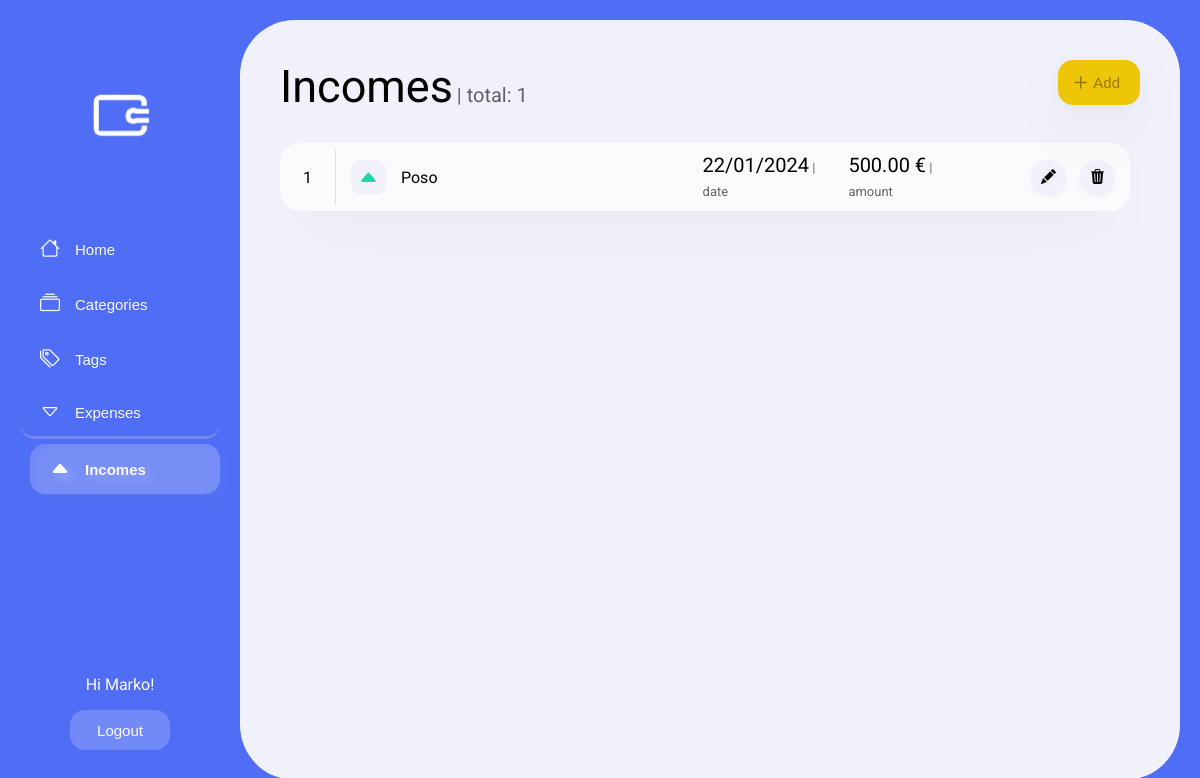
The page /incomes/ (signed in) on the database as committed earlier.
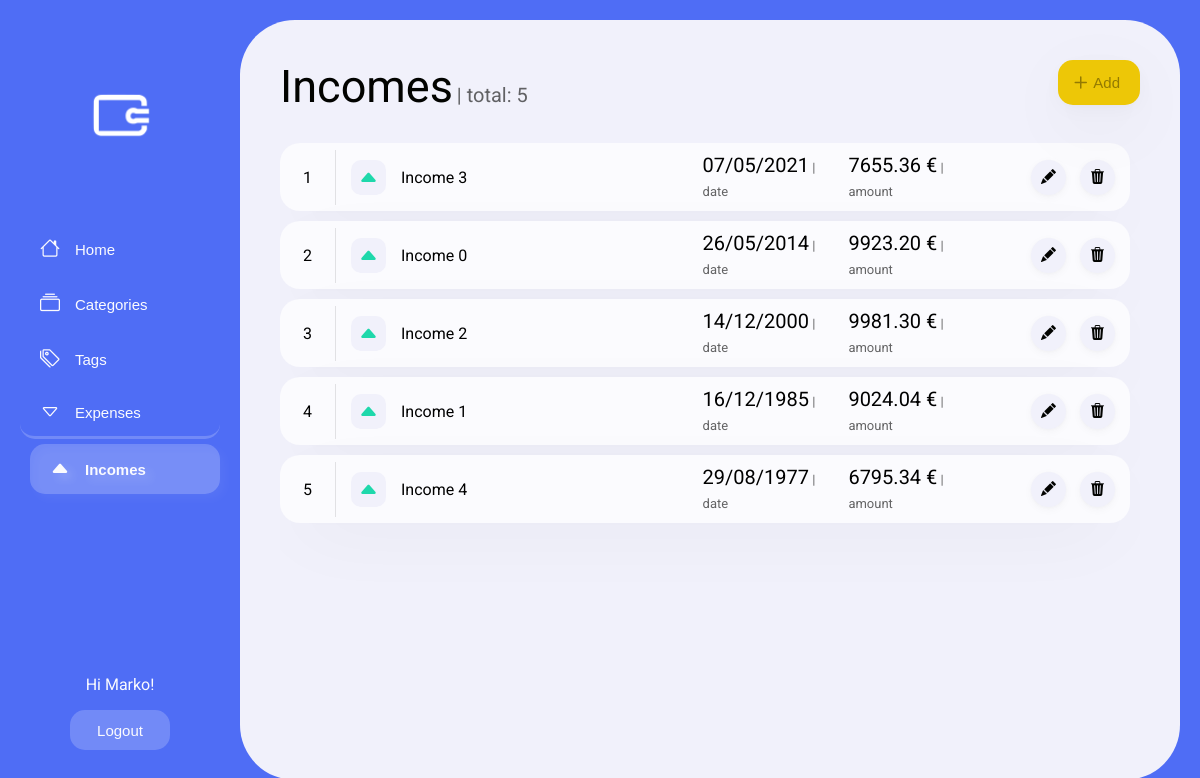
The same page on the database as committed later.
### myapp/models.py (models this page shows, shortened)
class Income(models.Model):
    user = models.ForeignKey(User, on_delete=models.CASCADE)
    source = models.CharField(max_length=100)  # For example, salary, rental income, etc.
    amount = models.DecimalField(max_digits=10, decimal_places=2)
    date = models.DateTimeField()

### myapp/views.py (the view)
# urls.py: path('incomes/', IncomeListView.as_view(), name='incomes'),
class IncomeListView(ListView):
  model = Income
  template_name = 'income_list.html'
  context_object_name = 'incomes'
  def get_queryset(self):
     if self.request.user.is_authenticated:
        return Income.objects.filter(user=self.request.user).order_by('-date')
     else:
        return Income.objects.none()
  def get_context_data(self, **kwargs):
     context = super().get_context_data(**kwargs)
     context['form'] = IncomeForm()
     return context

### myapp/templates/income_list.html (shortened to what this page needs)
{% extends "base.html" %}
{% load static %}
{% block content %}
<head>
    <link rel="stylesheet" type="text/css" href="{% static 'home.css' %}">
</head>
<body>
    <div class='container'>
        <div class='sidebar'>
            <img class='icon' src="{% static 'icon.png' %}">
            <button onclick="location.href='{% url 'home' %}'"><i class="bi bi-house"></i>Home</button>
            <button onclick="location.href='{% url 'categories' %}'"><i class="bi bi-collection"></i>Categories</button>
            <button onclick="location.href='{% url 'tags' %}'"><i class="bi bi-tags"></i>Tags</button>
            <button onclick="location.href='{% url 'expenses' %}'"><i class="bi bi-caret-down"></i>Expenses</button>
            <button onclick="location.href='{% url 'incomes' %}'" class='active'><i class="bi bi-caret-up-fill"></i>Incomes</button>
            <div class='user'>
                {% if user.is_authenticated %}
                <p>Hi {{ user.username|capfirst }}!</p>
                <button onclick="location.href='{% url 'logout' %}'">Logout</button>
                {% else %}
                <p>You are not logged in. </p>
                <button onclick="location.href='{% url 'login' %}'">Log In</button>
                {% endif %}
            </div>
        </div>
        <div class='dashboard'>
            <div>
                <span class='title'>Incomes</span>
                <span class='subtitle'> | total: {{ incomes|length }}</span>
                {% if user.is_authenticated %}
                <button class='add_new_button' onclick="AddNewClick()">
                    <i class="bi bi-plus"></i>
                    <span>Add</span>
                </button>
                {% endif %}
            </div>
            <div class='item_container'>
                {% for i in incomes %}
                <div class='item'
                    data-id='{{ i.id }}'
                    data-source='{{ i.source }}'
                    data-date='{{ i.date }}'
                    data-amount='{{ i.amount }}'>
                    <span class='item_index'>{{ forloop.counter }}</span>
                    <i class="bi bi-caret-up-fill item_icon" style='background-color: var(--white-gray); color: var(--green);'></i>
                    <div>
                        <span class='item_title'>{{ i.source|capfirst }}</span><br>
                    </div>
                    <span class='item_count'>{{ i.date|date:"d/m/Y" }}<span> | date</span></span>
                    <span class='item_sum'>{{ i.amount }} €<span> | amount</span></span>
                    <div style='justify-self: right;'>
                        <button class='item_edit' onclick='EditClick(this)' style='margin: 10px 10px 10px 0;'>
                            <i class="bi bi-pencil-fill"></i>
                        </button>
                        <button class='item_delete' onclick='DeleteClick(this)'>
                          <i class="bi bi-trash3-fill"></i>
                        </button>
                    </div>
                </div>
                {% endfor %}
            </div>
        </div>
    </div>
</body>
{% endblock %}

Rows that differ between the two databases and show on the page:
removed Income: source "Poso", date "22/01/2024", amount "500.00"
added Income: source "Income 3", date "07/05/2021", amount "7655.36"
added Income: source "Income 0", date "26/05/2014", amount "9923.20"
added Income: source "Income 2", date "14/12/2000", amount "9981.30"
added Income: source "Income 1", date "16/12/1985", amount "9024.04"
added Income: source "Income 4", date "29/08/1977", amount "6795.34"
Other text that changed with them:
{{ incomes|length }}: "1" → "5"
